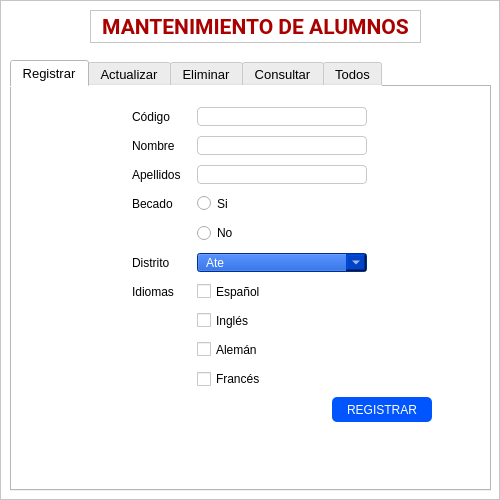
<?xml version="1.0" encoding="UTF-8"?>
<ui version="4.0">
 <class>MainWindow</class>
 <widget class="QMainWindow" name="MainWindow">
  <property name="geometry">
   <rect>
    <x>0</x>
    <y>0</y>
    <width>500</width>
    <height>500</height>
   </rect>
  </property>
  <property name="windowTitle">
   <string>Alumnos</string>
  </property>
  <widget class="QWidget" name="centralwidget">
   <property name="styleSheet">
    <string notr="true">background-color: rgb(255, 255, 255);</string>
   </property>
   <widget class="QFrame" name="frame_main">
    <property name="geometry">
     <rect>
      <x>0</x>
      <y>0</y>
      <width>500</width>
      <height>500</height>
     </rect>
    </property>
    <property name="frameShape">
     <enum>QFrame::StyledPanel</enum>
    </property>
    <property name="frameShadow">
     <enum>QFrame::Raised</enum>
    </property>
    <widget class="QTabWidget" name="tabWidget">
     <property name="geometry">
      <rect>
       <x>10</x>
       <y>60</y>
       <width>481</width>
       <height>431</height>
      </rect>
     </property>
     <property name="font">
      <font>
       <pointsize>10</pointsize>
      </font>
     </property>
     <property name="tabPosition">
      <enum>QTabWidget::North</enum>
     </property>
     <property name="tabShape">
      <enum>QTabWidget::Rounded</enum>
     </property>
     <property name="currentIndex">
      <number>0</number>
     </property>
     <widget class="QWidget" name="registrar">
      <property name="styleSheet">
       <string notr="true">QLineEdit{
border-radius:4px;
padding: 2 8 2 8px;
border: 1px solid rgb(200, 200, 200);
}
QLineEdit:focus{
border: 1px solid rgb(0, 85, 255);
}
</string>
      </property>
      <attribute name="title">
       <string>Registrar</string>
      </attribute>
      <widget class="QWidget" name="formLayoutWidget">
       <property name="geometry">
        <rect>
         <x>120</x>
         <y>20</y>
         <width>235</width>
         <height>282</height>
        </rect>
       </property>
       <layout class="QFormLayout" name="formLayout">
        <property name="horizontalSpacing">
         <number>16</number>
        </property>
        <property name="verticalSpacing">
         <number>10</number>
        </property>
        <item row="1" column="0">
         <widget class="QLabel" name="label_2">
          <property name="text">
           <string>Nombre</string>
          </property>
         </widget>
        </item>
        <item row="1" column="1">
         <widget class="QLineEdit" name="lineEdit_nombre"/>
        </item>
        <item row="2" column="0">
         <widget class="QLabel" name="label_3">
          <property name="text">
           <string>Apellidos</string>
          </property>
         </widget>
        </item>
        <item row="2" column="1">
         <widget class="QLineEdit" name="lineEdit_apellidos"/>
        </item>
        <item row="3" column="0">
         <widget class="QLabel" name="label_4">
          <property name="text">
           <string>Becado</string>
          </property>
         </widget>
        </item>
        <item row="3" column="1">
         <widget class="QRadioButton" name="radioButton_si">
          <property name="text">
           <string>Si</string>
          </property>
         </widget>
        </item>
        <item row="4" column="1">
         <widget class="QRadioButton" name="radioButton_no">
          <property name="text">
           <string>No</string>
          </property>
         </widget>
        </item>
        <item row="4" column="0">
         <widget class="QLabel" name="label_5">
          <property name="text">
           <string/>
          </property>
         </widget>
        </item>
        <item row="5" column="0">
         <widget class="QLabel" name="label_6">
          <property name="text">
           <string>Distrito</string>
          </property>
         </widget>
        </item>
        <item row="5" column="1">
         <widget class="QComboBox" name="comboBox_distritos">
          <property name="styleSheet">
           <string notr="true">QComboBox{
background-color: rgb(0, 67, 200);
color: rgb(255, 255, 255);
padding:2 8 2 8px;
}

QComboBox::drop-down{
subcontrol-origin: padding;
subcontrol-position: top right;
width: 20px;
}
QComboBox QAbstractItemView{
selection-background-color:rgb(58, 58, 58);
}</string>
          </property>
          <item>
           <property name="text">
            <string>Ate</string>
           </property>
          </item>
          <item>
           <property name="text">
            <string>Comas</string>
           </property>
          </item>
          <item>
           <property name="text">
            <string>Los Olivos</string>
           </property>
          </item>
          <item>
           <property name="text">
            <string>Puente Piedra</string>
           </property>
          </item>
          <item>
           <property name="text">
            <string>San Juan de Lurigancho</string>
           </property>
          </item>
          <item>
           <property name="text">
            <string>San Juan de Miraflores</string>
           </property>
          </item>
          <item>
           <property name="text">
            <string>San Martín de Porres</string>
           </property>
          </item>
          <item>
           <property name="text">
            <string>Santiago de Surco</string>
           </property>
          </item>
          <item>
           <property name="text">
            <string>Villa El Salvador</string>
           </property>
          </item>
          <item>
           <property name="text">
            <string>Villa Maria del Triunfo</string>
           </property>
          </item>
         </widget>
        </item>
        <item row="6" column="0">
         <widget class="QLabel" name="label_7">
          <property name="text">
           <string>Idiomas</string>
          </property>
         </widget>
        </item>
        <item row="6" column="1">
         <widget class="QCheckBox" name="checkBox_espanol">
          <property name="text">
           <string>Español</string>
          </property>
         </widget>
        </item>
        <item row="7" column="1">
         <widget class="QCheckBox" name="checkBox_ingles">
          <property name="text">
           <string>Inglés</string>
          </property>
         </widget>
        </item>
        <item row="8" column="1">
         <widget class="QCheckBox" name="checkBox_aleman">
          <property name="text">
           <string>Alemán</string>
          </property>
         </widget>
        </item>
        <item row="9" column="1">
         <widget class="QCheckBox" name="checkBox_frances">
          <property name="text">
           <string>Francés</string>
          </property>
         </widget>
        </item>
        <item row="0" column="0">
         <widget class="QLabel" name="label_21">
          <property name="text">
           <string>Código</string>
          </property>
         </widget>
        </item>
        <item row="0" column="1">
         <widget class="QLineEdit" name="lineEdit_codigo">
          <property name="styleSheet">
           <string notr="true"/>
          </property>
         </widget>
        </item>
       </layout>
      </widget>
      <widget class="QLabel" name="label_data_error_registrar">
       <property name="geometry">
        <rect>
         <x>10</x>
         <y>310</y>
         <width>301</width>
         <height>41</height>
        </rect>
       </property>
       <property name="styleSheet">
        <string notr="true">color: rgb(0, 0, 127);</string>
       </property>
       <property name="text">
        <string/>
       </property>
       <property name="alignment">
        <set>Qt::AlignCenter</set>
       </property>
       <property name="wordWrap">
        <bool>true</bool>
       </property>
      </widget>
      <widget class="QPushButton" name="pushButton_registrar">
       <property name="geometry">
        <rect>
         <x>320</x>
         <y>310</y>
         <width>100</width>
         <height>25</height>
        </rect>
       </property>
       <property name="cursor">
        <cursorShape>PointingHandCursor</cursorShape>
       </property>
       <property name="styleSheet">
        <string notr="true">QPushButton#pushButton_registrar{
background-color: rgb(0, 85, 255);
color: rgb(255, 255, 255);
font-size:12px;
border:none;
border-radius:5px;
}

QPushButton#pushButton_registrar:hover{
background-color: rgb(85, 142, 255);
}
</string>
       </property>
       <property name="text">
        <string>REGISTRAR</string>
       </property>
      </widget>
     </widget>
     <widget class="QWidget" name="actualizar">
      <property name="styleSheet">
       <string notr="true">QLineEdit{
border-radius:4px;
padding: 2 8 2 8px;
border: 1px solid rgb(200, 200, 200);
}
QLineEdit:focus{
border: 1px solid rgb(0, 85, 255);
}
</string>
      </property>
      <attribute name="title">
       <string>Actualizar</string>
      </attribute>
      <widget class="QWidget" name="formLayoutWidget_2">
       <property name="geometry">
        <rect>
         <x>30</x>
         <y>10</y>
         <width>241</width>
         <height>31</height>
        </rect>
       </property>
       <layout class="QFormLayout" name="formLayout_2">
        <property name="horizontalSpacing">
         <number>10</number>
        </property>
        <item row="0" column="0">
         <widget class="QLabel" name="label_8">
          <property name="text">
           <string>Código a actualizar</string>
          </property>
         </widget>
        </item>
        <item row="0" column="1">
         <widget class="QLineEdit" name="lineEdit_codigo_actualizar"/>
        </item>
       </layout>
      </widget>
      <widget class="QWidget" name="formLayoutWidget_3">
       <property name="geometry">
        <rect>
         <x>110</x>
         <y>70</y>
         <width>235</width>
         <height>291</height>
        </rect>
       </property>
       <layout class="QFormLayout" name="formLayout_3">
        <property name="horizontalSpacing">
         <number>16</number>
        </property>
        <property name="verticalSpacing">
         <number>10</number>
        </property>
        <item row="0" column="0">
         <widget class="QLabel" name="label_9">
          <property name="text">
           <string>Nombre</string>
          </property>
         </widget>
        </item>
        <item row="0" column="1">
         <widget class="QLineEdit" name="lineEdit_nombre_2"/>
        </item>
        <item row="1" column="0">
         <widget class="QLabel" name="label_10">
          <property name="text">
           <string>Apellidos</string>
          </property>
         </widget>
        </item>
        <item row="1" column="1">
         <widget class="QLineEdit" name="lineEdit_apellidos_2"/>
        </item>
        <item row="2" column="0">
         <widget class="QLabel" name="label_11">
          <property name="text">
           <string>Becado</string>
          </property>
         </widget>
        </item>
        <item row="2" column="1">
         <widget class="QRadioButton" name="radioButton_si_2">
          <property name="text">
           <string>Si</string>
          </property>
         </widget>
        </item>
        <item row="3" column="0">
         <widget class="QLabel" name="label_12">
          <property name="text">
           <string/>
          </property>
         </widget>
        </item>
        <item row="3" column="1">
         <widget class="QRadioButton" name="radioButton_no_2">
          <property name="text">
           <string>No</string>
          </property>
         </widget>
        </item>
        <item row="4" column="0">
         <widget class="QLabel" name="label_13">
          <property name="text">
           <string>Distrito</string>
          </property>
         </widget>
        </item>
        <item row="4" column="1">
         <widget class="QComboBox" name="comboBox_distritos_2">
          <item>
           <property name="text">
            <string>Ate</string>
           </property>
          </item>
          <item>
           <property name="text">
            <string>Comas</string>
           </property>
          </item>
          <item>
           <property name="text">
            <string>Los Olivos</string>
           </property>
          </item>
          <item>
           <property name="text">
            <string>Puente Piedra</string>
           </property>
          </item>
          <item>
           <property name="text">
            <string>San Juan de Lurigancho</string>
           </property>
          </item>
          <item>
           <property name="text">
            <string>San Juan de Miraflores</string>
           </property>
          </item>
          <item>
           <property name="text">
            <string>San Martín de Porres</string>
           </property>
          </item>
          <item>
           <property name="text">
            <string>Santiago de Surco</string>
           </property>
          </item>
          <item>
           <property name="text">
            <string>Villa El Salvador</string>
           </property>
          </item>
          <item>
           <property name="text">
            <string>Villa Maria del Triunfo</string>
           </property>
          </item>
         </widget>
        </item>
        <item row="5" column="0">
         <widget class="QLabel" name="label_14">
          <property name="text">
           <string>Idiomas</string>
          </property>
         </widget>
        </item>
        <item row="5" column="1">
         <widget class="QCheckBox" name="checkBox_espanol_2">
          <property name="text">
           <string>Español</string>
          </property>
         </widget>
        </item>
        <item row="6" column="1">
         <widget class="QCheckBox" name="checkBox_ingles_2">
          <property name="text">
           <string>Inglés</string>
          </property>
         </widget>
        </item>
        <item row="7" column="1">
         <widget class="QCheckBox" name="checkBox_aleman_2">
          <property name="text">
           <string>Alemán</string>
          </property>
         </widget>
        </item>
        <item row="8" column="1">
         <widget class="QCheckBox" name="checkBox_frances_2">
          <property name="text">
           <string>Francés</string>
          </property>
         </widget>
        </item>
       </layout>
      </widget>
      <widget class="QPushButton" name="pushButton_actualizar">
       <property name="geometry">
        <rect>
         <x>360</x>
         <y>300</y>
         <width>100</width>
         <height>25</height>
        </rect>
       </property>
       <property name="cursor">
        <cursorShape>PointingHandCursor</cursorShape>
       </property>
       <property name="styleSheet">
        <string notr="true">QPushButton#pushButton_actualizar{
background-color: rgb(0, 85, 255);
color: rgb(255, 255, 255);
font-size:12px;
border:none;
border-radius:5px;
}

QPushButton#pushButton_actualizar:hover{
background-color: rgb(85, 142, 255);
}
</string>
       </property>
       <property name="text">
        <string>ACTUALIZAR</string>
       </property>
      </widget>
      <widget class="QLabel" name="label_data_error_actualizar">
       <property name="geometry">
        <rect>
         <x>40</x>
         <y>380</y>
         <width>400</width>
         <height>20</height>
        </rect>
       </property>
       <property name="styleSheet">
        <string notr="true">color: rgb(0, 0, 127);</string>
       </property>
       <property name="text">
        <string/>
       </property>
       <property name="alignment">
        <set>Qt::AlignCenter</set>
       </property>
      </widget>
      <widget class="QPushButton" name="pushButton_rellenar_actualizar">
       <property name="geometry">
        <rect>
         <x>310</x>
         <y>10</y>
         <width>30</width>
         <height>30</height>
        </rect>
       </property>
       <property name="sizePolicy">
        <sizepolicy hsizetype="Fixed" vsizetype="Fixed">
         <horstretch>0</horstretch>
         <verstretch>0</verstretch>
        </sizepolicy>
       </property>
       <property name="minimumSize">
        <size>
         <width>30</width>
         <height>30</height>
        </size>
       </property>
       <property name="maximumSize">
        <size>
         <width>30</width>
         <height>30</height>
        </size>
       </property>
       <property name="font">
        <font>
         <pointsize>15</pointsize>
        </font>
       </property>
       <property name="cursor">
        <cursorShape>PointingHandCursor</cursorShape>
       </property>
       <property name="styleSheet">
        <string notr="true">border:none;
border-radius:25px;</string>
       </property>
       <property name="text">
        <string/>
       </property>
       <property name="icon">
        <iconset>
         <normaloff>sources/update.ico</normaloff>sources/update.ico</iconset>
       </property>
       <property name="iconSize">
        <size>
         <width>30</width>
         <height>30</height>
        </size>
       </property>
      </widget>
      <widget class="QLabel" name="label_22">
       <property name="geometry">
        <rect>
         <x>30</x>
         <y>50</y>
         <width>231</width>
         <height>16</height>
        </rect>
       </property>
       <property name="font">
        <font>
         <pointsize>8</pointsize>
        </font>
       </property>
       <property name="text">
        <string>Solo modifica los datos necesarios</string>
       </property>
      </widget>
     </widget>
     <widget class="QWidget" name="eliminar">
      <property name="styleSheet">
       <string notr="true">QLineEdit{
border-radius:4px;
padding: 2 8 2 8px;
border: 1px solid rgb(200, 200, 200);
}
QLineEdit:focus{
border: 1px solid rgb(195, 0, 0);
}
</string>
      </property>
      <attribute name="title">
       <string>Eliminar</string>
      </attribute>
      <widget class="QWidget" name="formLayoutWidget_4">
       <property name="geometry">
        <rect>
         <x>70</x>
         <y>50</y>
         <width>261</width>
         <height>31</height>
        </rect>
       </property>
       <layout class="QFormLayout" name="formLayout_4">
        <property name="horizontalSpacing">
         <number>10</number>
        </property>
        <item row="0" column="0">
         <widget class="QLabel" name="label_15">
          <property name="font">
           <font>
            <pointsize>10</pointsize>
           </font>
          </property>
          <property name="text">
           <string>Código a eliminar</string>
          </property>
         </widget>
        </item>
        <item row="0" column="1">
         <widget class="QLineEdit" name="lineEdit_codigo_eliminar"/>
        </item>
       </layout>
      </widget>
      <widget class="QLabel" name="label_data_error_eliminar">
       <property name="geometry">
        <rect>
         <x>50</x>
         <y>350</y>
         <width>400</width>
         <height>20</height>
        </rect>
       </property>
       <property name="font">
        <font>
         <pointsize>10</pointsize>
        </font>
       </property>
       <property name="styleSheet">
        <string notr="true">color: rgb(0, 0, 127);</string>
       </property>
       <property name="text">
        <string/>
       </property>
       <property name="alignment">
        <set>Qt::AlignCenter</set>
       </property>
      </widget>
      <widget class="QPushButton" name="pushButton_eliminar">
       <property name="geometry">
        <rect>
         <x>350</x>
         <y>40</y>
         <width>25</width>
         <height>40</height>
        </rect>
       </property>
       <property name="maximumSize">
        <size>
         <width>25</width>
         <height>40</height>
        </size>
       </property>
       <property name="cursor">
        <cursorShape>PointingHandCursor</cursorShape>
       </property>
       <property name="styleSheet">
        <string notr="true">border:none;</string>
       </property>
       <property name="text">
        <string/>
       </property>
       <property name="icon">
        <iconset>
         <normaloff>sources/delete.ico</normaloff>sources/delete.ico</iconset>
       </property>
       <property name="iconSize">
        <size>
         <width>40</width>
         <height>40</height>
        </size>
       </property>
      </widget>
     </widget>
     <widget class="QWidget" name="consultar">
      <property name="styleSheet">
       <string notr="true">QLineEdit{
border-radius:4px;
padding: 2 8 2 8px;
border: 1px solid rgb(200, 200, 200);
}
QLineEdit:focus{
border: 1px solid rgb(0, 85, 255);
}
</string>
      </property>
      <attribute name="title">
       <string>Consultar</string>
      </attribute>
      <widget class="QWidget" name="formLayoutWidget_5">
       <property name="geometry">
        <rect>
         <x>80</x>
         <y>30</y>
         <width>261</width>
         <height>38</height>
        </rect>
       </property>
       <layout class="QFormLayout" name="formLayout_5">
        <property name="horizontalSpacing">
         <number>10</number>
        </property>
        <item row="0" column="0">
         <widget class="QLabel" name="label_16">
          <property name="font">
           <font>
            <pointsize>10</pointsize>
           </font>
          </property>
          <property name="text">
           <string>Código a consultar</string>
          </property>
         </widget>
        </item>
        <item row="0" column="1">
         <widget class="QLineEdit" name="lineEdit_codigo_consultar"/>
        </item>
       </layout>
      </widget>
      <widget class="QWidget" name="formLayoutWidget_6">
       <property name="geometry">
        <rect>
         <x>80</x>
         <y>130</y>
         <width>331</width>
         <height>161</height>
        </rect>
       </property>
       <layout class="QFormLayout" name="formLayout_7">
        <property name="horizontalSpacing">
         <number>16</number>
        </property>
        <property name="verticalSpacing">
         <number>14</number>
        </property>
        <item row="0" column="0">
         <widget class="QLabel" name="label_17">
          <property name="font">
           <font>
            <pointsize>10</pointsize>
            <weight>75</weight>
            <bold>true</bold>
            <kerning>true</kerning>
           </font>
          </property>
          <property name="styleSheet">
           <string notr="true">letter-spacing:0.5px;</string>
          </property>
          <property name="text">
           <string>Nombre</string>
          </property>
         </widget>
        </item>
        <item row="1" column="0">
         <widget class="QLabel" name="label_18">
          <property name="font">
           <font>
            <pointsize>10</pointsize>
            <weight>75</weight>
            <bold>true</bold>
            <kerning>true</kerning>
           </font>
          </property>
          <property name="styleSheet">
           <string notr="true">letter-spacing:0.5px;</string>
          </property>
          <property name="text">
           <string>Apellidos</string>
          </property>
         </widget>
        </item>
        <item row="2" column="0">
         <widget class="QLabel" name="label_19">
          <property name="font">
           <font>
            <pointsize>10</pointsize>
            <weight>75</weight>
            <bold>true</bold>
           </font>
          </property>
          <property name="styleSheet">
           <string notr="true">letter-spacing:0.5px;</string>
          </property>
          <property name="text">
           <string>Becado</string>
          </property>
         </widget>
        </item>
        <item row="3" column="0">
         <widget class="QLabel" name="label_20">
          <property name="font">
           <font>
            <pointsize>10</pointsize>
            <weight>75</weight>
            <bold>true</bold>
           </font>
          </property>
          <property name="styleSheet">
           <string notr="true">letter-spacing:1px;</string>
          </property>
          <property name="text">
           <string>Distrito</string>
          </property>
         </widget>
        </item>
        <item row="3" column="1">
         <widget class="QLabel" name="label_consulta_distrito">
          <property name="font">
           <font>
            <pointsize>10</pointsize>
           </font>
          </property>
          <property name="text">
           <string/>
          </property>
         </widget>
        </item>
        <item row="4" column="0">
         <widget class="QLabel" name="label_23">
          <property name="font">
           <font>
            <pointsize>10</pointsize>
            <weight>75</weight>
            <bold>true</bold>
           </font>
          </property>
          <property name="styleSheet">
           <string notr="true">letter-spacing:0.5px;</string>
          </property>
          <property name="text">
           <string>Idiomas</string>
          </property>
         </widget>
        </item>
        <item row="0" column="1">
         <widget class="QLabel" name="label_consulta_nombre">
          <property name="font">
           <font>
            <pointsize>10</pointsize>
           </font>
          </property>
          <property name="text">
           <string/>
          </property>
         </widget>
        </item>
        <item row="1" column="1">
         <widget class="QLabel" name="label_consulta_apellidos">
          <property name="font">
           <font>
            <pointsize>10</pointsize>
           </font>
          </property>
          <property name="text">
           <string/>
          </property>
         </widget>
        </item>
        <item row="2" column="1">
         <widget class="QLabel" name="label_consulta_becado">
          <property name="font">
           <font>
            <pointsize>10</pointsize>
           </font>
          </property>
          <property name="text">
           <string/>
          </property>
         </widget>
        </item>
        <item row="4" column="1">
         <widget class="QLabel" name="label_consulta_idiomas">
          <property name="font">
           <font>
            <pointsize>10</pointsize>
           </font>
          </property>
          <property name="text">
           <string/>
          </property>
         </widget>
        </item>
       </layout>
      </widget>
      <widget class="QLabel" name="label_data_error_consultar">
       <property name="geometry">
        <rect>
         <x>40</x>
         <y>80</y>
         <width>400</width>
         <height>20</height>
        </rect>
       </property>
       <property name="styleSheet">
        <string notr="true">color: rgb(0, 0, 127);</string>
       </property>
       <property name="text">
        <string/>
       </property>
       <property name="alignment">
        <set>Qt::AlignCenter</set>
       </property>
      </widget>
      <widget class="QPushButton" name="pushButton_consultar">
       <property name="geometry">
        <rect>
         <x>350</x>
         <y>25</y>
         <width>32</width>
         <height>32</height>
        </rect>
       </property>
       <property name="maximumSize">
        <size>
         <width>32</width>
         <height>32</height>
        </size>
       </property>
       <property name="cursor">
        <cursorShape>PointingHandCursor</cursorShape>
       </property>
       <property name="styleSheet">
        <string notr="true">QPushButton{
border: 0.5px solid rgb(165, 165, 165);
background-color: rgb(234, 234, 234);
border-radius:8px;
}
QPushButton:hover{
border: 1px solid rgb(0, 85, 255);
}</string>
       </property>
       <property name="text">
        <string/>
       </property>
       <property name="icon">
        <iconset>
         <normaloff>sources/lupa.ico</normaloff>sources/lupa.ico</iconset>
       </property>
       <property name="iconSize">
        <size>
         <width>20</width>
         <height>20</height>
        </size>
       </property>
      </widget>
     </widget>
     <widget class="QWidget" name="todos">
      <attribute name="title">
       <string>Todos</string>
      </attribute>
      <widget class="QTableWidget" name="tableWidget">
       <property name="geometry">
        <rect>
         <x>30</x>
         <y>20</y>
         <width>420</width>
         <height>350</height>
        </rect>
       </property>
       <attribute name="horizontalHeaderDefaultSectionSize">
        <number>100</number>
       </attribute>
       <column>
        <property name="text">
         <string>ID</string>
        </property>
        <property name="font">
         <font>
          <weight>75</weight>
          <bold>true</bold>
         </font>
        </property>
       </column>
       <column>
        <property name="text">
         <string>NOMBRE</string>
        </property>
        <property name="font">
         <font>
          <weight>75</weight>
          <bold>true</bold>
         </font>
        </property>
       </column>
       <column>
        <property name="text">
         <string>APELLIDOS</string>
        </property>
        <property name="font">
         <font>
          <weight>75</weight>
          <bold>true</bold>
         </font>
        </property>
       </column>
       <column>
        <property name="text">
         <string>BECADO</string>
        </property>
        <property name="font">
         <font>
          <weight>75</weight>
          <bold>true</bold>
         </font>
        </property>
       </column>
      </widget>
     </widget>
    </widget>
    <widget class="QFrame" name="frame_title_content">
     <property name="geometry">
      <rect>
       <x>90</x>
       <y>10</y>
       <width>331</width>
       <height>33</height>
      </rect>
     </property>
     <property name="font">
      <font>
       <pointsize>11</pointsize>
      </font>
     </property>
     <property name="frameShape">
      <enum>QFrame::StyledPanel</enum>
     </property>
     <property name="frameShadow">
      <enum>QFrame::Raised</enum>
     </property>
     <layout class="QVBoxLayout" name="verticalLayout">
      <property name="spacing">
       <number>0</number>
      </property>
      <property name="leftMargin">
       <number>0</number>
      </property>
      <property name="topMargin">
       <number>0</number>
      </property>
      <property name="rightMargin">
       <number>0</number>
      </property>
      <property name="bottomMargin">
       <number>0</number>
      </property>
      <item>
       <widget class="QLabel" name="label">
        <property name="font">
         <font>
          <family>Roboto</family>
          <pointsize>16</pointsize>
          <weight>75</weight>
          <bold>true</bold>
         </font>
        </property>
        <property name="styleSheet">
         <string notr="true">color: rgb(170, 0, 0);
font-weight:bold;</string>
        </property>
        <property name="text">
         <string>MANTENIMIENTO DE ALUMNOS</string>
        </property>
        <property name="alignment">
         <set>Qt::AlignCenter</set>
        </property>
       </widget>
      </item>
     </layout>
    </widget>
   </widget>
  </widget>
 </widget>
 <resources/>
 <connections/>
</ui>
